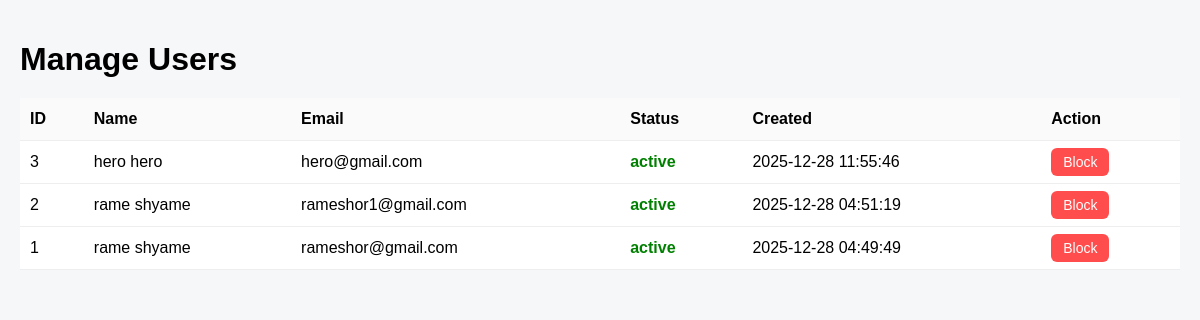
The page /php/admin_users.php (signed in) on the database its author committed.
### tables this page shows
CREATE TABLE `users` (
  `id` bigint(20) UNSIGNED NOT NULL,
  `name` varchar(120) NOT NULL,
  `email` varchar(150) NOT NULL,
  `password` varchar(255) NOT NULL,
  `created_at` timestamp NOT NULL DEFAULT current_timestamp(),
  `status` enum('active','blocked') NOT NULL DEFAULT 'active'
);

### php/admin_users.php (the view, shortened to what this page needs)
<?php
require "dbconnection.php";
$result = $conn->query("SELECT id, name, email, status, created_at FROM users ORDER BY id DESC");
?>
<!DOCTYPE html>
<html lang="en">
<head>
</head>
<body>
<h1>Manage Users</h1>
<table>
    <tr>
        <th>ID</th>
        <th>Name</th>
        <th>Email</th>
        <th>Status</th>
        <th>Created</th>
        <th>Action</th>
    </tr>
    <?php if ($result && $result->num_rows > 0): ?>
        <?php while ($u = $result->fetch_assoc()): ?>
        <tr>
            <td><?= (int)$u['id'] ?></td>
            <td><?= htmlspecialchars($u['name']) ?></td>
            <td><?= htmlspecialchars($u['email']) ?></td>
            <td class="<?= $u['status'] === 'active' ? 'status-active' : 'status-blocked' ?>">
                <?= htmlspecialchars($u['status']) ?>
            </td>
            <td><?= htmlspecialchars($u['created_at']) ?></td>
            <td>
                <?php if ($u['status'] === 'active'): ?>
                    <a class="btn btn-block" href="?block=<?= (int)$u['id'] ?>"
                       onclick="return confirm('Block this user?');">Block</a>
                <?php else: ?>
                    <a class="btn btn-unblock" href="?unblock=<?= (int)$u['id'] ?>"
                       onclick="return confirm('Unblock this user?');">Unblock</a>
                <?php endif; ?>
            </td>
        </tr>
        <?php endwhile; ?>
    <?php else: ?>
        <tr><td colspan="6">No users found.</td></tr>
    <?php endif; ?>
</table>
</body>
</html>

### php/admin_users.php (style rules this page uses)
body { font-family: Arial, sans-serif; background:#f6f7f9; margin:0; padding:20px; }
h1 { margin-bottom:20px; }
table { width:100%; border-collapse:collapse; background:#fff; }
th, td { padding:12px 10px; border-bottom:1px solid #eee; text-align:left; }
th { background:#fafafa; }
.status-active { color:green; font-weight:bold; }
a.btn { padding:6px 12px; text-decoration:none; border-radius:6px; font-size:14px; }
.btn-block { background:#ff4d4d; color:#fff; }

### rows shown on the page
users: id "3", name "hero hero", email "hero@gmail.com", status "active", created_at "2025-12-28 11:55:46"
users: id "2", name "rame shyame", email "rameshor1@gmail.com", status "active", created_at "2025-12-28 04:51:19"
users: id "1", name "rame shyame", email "rameshor@gmail.com", status "active", created_at "2025-12-28 04:49:49"
